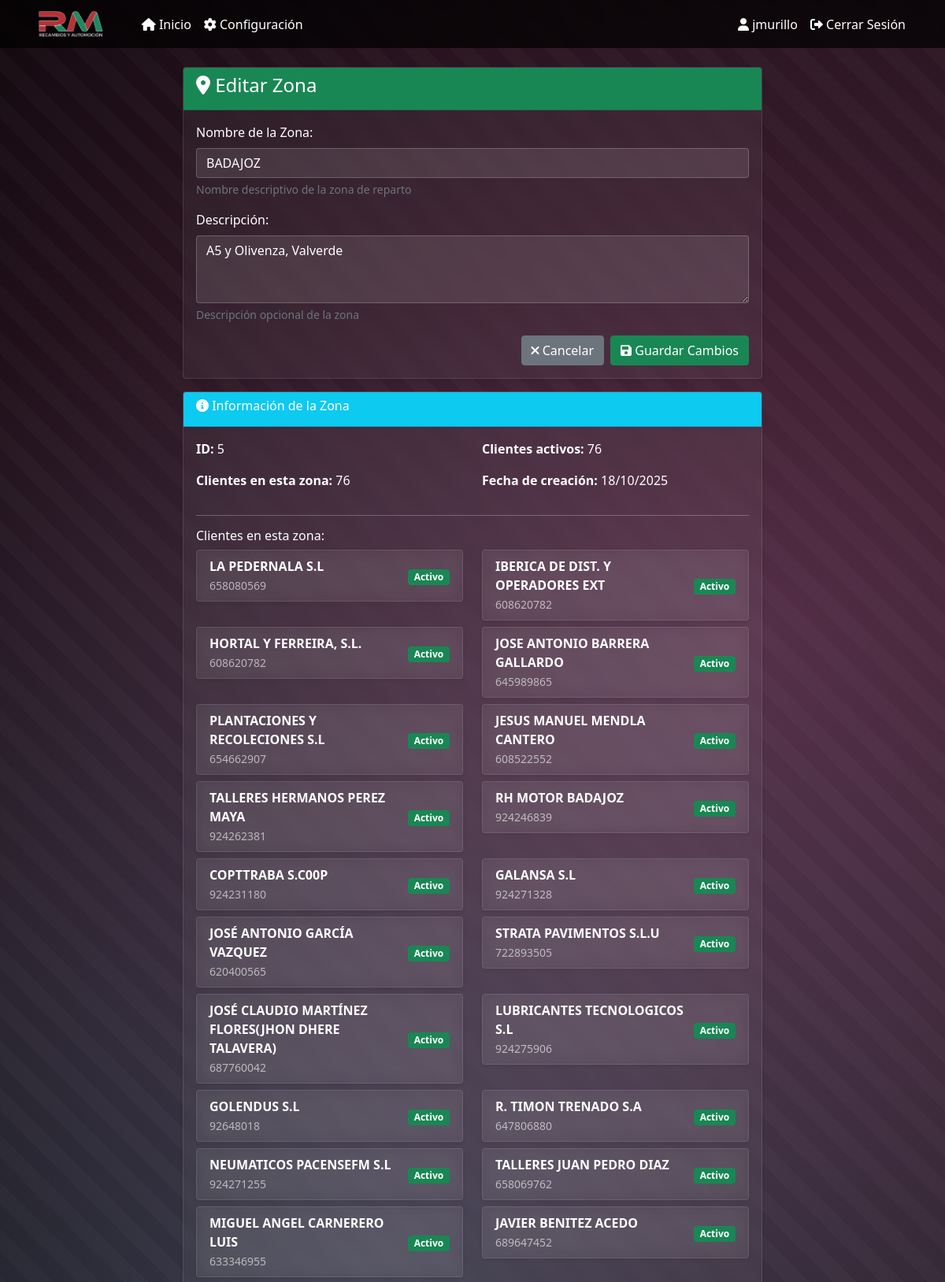
Screenshot of /zonas/editar/5 (signed in, upper part) with the database file from the repository.
### models.py (models this page shows, shortened)
class Usuario(db.Model, UserMixin):
    __tablename__ = 'usuario'
    id = db.Column(db.Integer, primary_key=True)
    username = db.Column(db.String(80), unique=True, nullable=False, index=True)
    password_hash = db.Column(db.String(255), nullable=False)
    activo = db.Column(db.Boolean, default=True)
    color = db.Column(db.String(7), default='#007bff')  # Color en formato hexadecimal
    created_at = db.Column(db.DateTime, default=datetime.utcnow)

class Zona(db.Model):
    id = db.Column(db.Integer, primary_key=True)
    nombre = db.Column(db.String(100), nullable=False)
    descripcion = db.Column(db.Text)
    created_at = db.Column(db.DateTime, default=datetime.utcnow)
    clientes = db.relationship('Cliente', backref='zona', lazy=True)

class Cliente(db.Model):
    id = db.Column(db.Integer, primary_key=True)
    codigo = db.Column(db.String(50))
    nombre = db.Column(db.String(100), nullable=False)
    telefono = db.Column(db.String(20), nullable=False)
    email = db.Column(db.String(120))
    direccion = db.Column(db.Text)
    poblacion = db.Column(db.String(100))
    zona_id = db.Column(db.Integer, db.ForeignKey('zona.id'), nullable=False)
    incluir = db.Column(db.Boolean, default=True)
    activo = db.Column(db.Boolean, default=True)
    created_at = db.Column(db.DateTime, default=datetime.utcnow)
    mensajes_enviados = db.relationship('MensajeEnviado', backref='cliente', lazy=True)

### app.py (the view, shortened to what this page needs)
@app.route('/zonas/editar/<int:zona_id>', methods=['GET', 'POST'])
@login_required
def editar_zona(zona_id):
    zona = Zona.query.get_or_404(zona_id)
    return render_template('editar_zona.html', zona=zona)

### app.py (called while the page is built, shortened)
@login_manager.user_loader
def load_user(user_id):
    return Usuario.query.get(int(user_id))

@app.before_request
def _asegurar_scheduler():
    global _scheduler_iniciado

### templates/editar_zona.html (shortened to what this page needs)
{% extends "base.html" %}
{% block content %}
<div class="row justify-content-center">
    <div class="col-md-8">
        <div class="card">
            <div class="card-header bg-success text-white">
                <h4><i class="fas fa-map-marker-alt"></i> Editar Zona</h4>
            </div>
            <div class="card-body">
                <form method="POST">
                    <div class="mb-3">
                        <label for="nombre" class="form-label">Nombre de la Zona:</label>
                        <input type="text" class="form-control" id="nombre" name="nombre"
                               value="{{ zona.nombre }}" required>
                        <div class="form-text">Nombre descriptivo de la zona de reparto</div>
                    </div>
                    <div class="mb-3">
                        <label for="descripcion" class="form-label">Descripción:</label>
                        <textarea class="form-control" id="descripcion" name="descripcion"
                                  rows="3">{{ zona.descripcion }}</textarea>
                        <div class="form-text">Descripción opcional de la zona</div>
                    </div>
                    <div class="d-grid gap-2 d-md-flex justify-content-md-end">
                        <a href="{{ url_for('zonas') }}" class="btn btn-secondary">
                            <i class="fas fa-times"></i> Cancelar
                        </a>
                        <button type="submit" class="btn btn-success">
                            <i class="fas fa-save"></i> Guardar Cambios
                        </button>
                    </div>
                </form>
            </div>
        </div>
        <div class="card mt-3">
            <div class="card-header bg-info text-white">
                <h6><i class="fas fa-info-circle"></i> Información de la Zona</h6>
            </div>
            <div class="card-body">
                <div class="row">
                    <div class="col-md-6">
                        <p><strong>ID:</strong> {{ zona.id }}</p>
                        <p><strong>Clientes en esta zona:</strong> {{ zona.clientes|length }}</p>
                    </div>
                    <div class="col-md-6">
                        <p><strong>Clientes activos:</strong>
                            {{ zona.clientes|selectattr('activo')|list|length }}
                        </p>
                        <p><strong>Fecha de creación:</strong>
                            {{ zona.created_at.strftime('%d/%m/%Y') if zona.created_at else 'N/A' }}
                        </p>
                    </div>
                </div>
                {% if zona.clientes %}
                <hr>
                <h6>Clientes en esta zona:</h6>
                <div class="row">
                    {% for cliente in zona.clientes %}
                    <div class="col-md-6 mb-2">
                        <div class="card">
                            <div class="card-body py-2">
                                <div class="d-flex justify-content-between align-items-center">
                                    <div>
                                        <strong>{{ cliente.nombre }}</strong><br>
                                        <small class="text-muted">{{ cliente.telefono }}</small>
                                    </div>
                                    <div>
                                        {% if cliente.activo %}
                                            <span class="badge bg-success">Activo</span>
                                        {% else %}
                                            <span class="badge bg-danger">Inactivo</span>
                                        {% endif %}
                                    </div>
                                </div>
                            </div>
                        </div>
                    </div>
                    {% endfor %}
                </div>
                {% endif %}
            </div>
        </div>
    </div>
</div>
{% endblock %}

### templates/base.html (shortened to what this page needs)
<!DOCTYPE html>
<html lang="es">
<head>
    <link href="https://cdn.jsdelivr.net/npm/bootstrap@5.1.3/dist/css/bootstrap.min.css" rel="stylesheet">
    <link href="https://cdnjs.cloudflare.com/ajax/libs/font-awesome/6.0.0/css/all.min.css" rel="stylesheet">
</head>
<body>
    <nav class="navbar navbar-expand-lg navbar-dark bg-dark">
        <div class="container">
            <a class="navbar-brand d-flex align-items-center" href="{{ url_for('panel') }}">
                <img src="{{ url_for('static', filename='logo_rm.png') }}" alt="Recambios RM" style="height: 35px; margin-right: 10px;">
            </a>
            <div class="collapse navbar-collapse" id="navbarNav">
                <ul class="navbar-nav me-auto">
                    <li class="nav-item">
                        <a class="nav-link {% if request.endpoint == 'panel' %}active{% endif %}" href="{{ url_for('panel') }}">
                            <i class="fas fa-home"></i> Inicio
                        </a>
                    </li>
                    {% if current_user.is_authenticated and current_user.username == 'jmurillo' %}
                    <li class="nav-item">
                        <a class="nav-link {% if request.endpoint == 'configuracion' %}active{% endif %}" href="{{ url_for('configuracion') }}">
                            <i class="fas fa-cog"></i> Configuración
                        </a>
                    </li>
                    {% endif %}
                </ul>
                <ul class="navbar-nav">
                    {% if current_user.is_authenticated %}
                    <li class="nav-item">
                        <span class="nav-link text-light">
                            <i class="fas fa-user"></i> {{ current_user.username }}
                        </span>
                    </li>
                    <li class="nav-item">
                        <a class="nav-link" href="{{ url_for('logout') }}">
                            <i class="fas fa-sign-out-alt"></i> Cerrar Sesión
                        </a>
                    </li>
                    {% else %}
                    <li class="nav-item">
                        <a class="nav-link" href="{{ url_for('login') }}">
                            <i class="fas fa-sign-in-alt"></i> Iniciar Sesión
                        </a>
                    </li>
                    {% endif %}
                </ul>
            </div>
        </div>
    </nav>
    <div class="container mt-4">
        {% block content %}{% endblock %}
    </div>
</body>
</html>

### templates/base.html (style rules this page uses)
body { background: #000000; color: white; position: relative; overflow-x: hidden; min-height: 100vh; }
body::before { content: ''; position: fixed; top: 0; left: 0; width: 100%; height: 100%; background: radial-gradient(circle at 20% 80%, rgba(120, 119, 198, 0.3) 0%, transparent 50%), radial-gradient(circle at 80% 20%, rgba(255, 119, 198, 0.3) 0%, transparent 50%), radial-gradient(circle at 40% 40%, rgba(120, 219, 255, 0.2) 0%, transparent 50%), linear-gradient(135deg, rgba(0, 0, 0, 0.9) 0%, rgba(20, 20, 20, 0.8) 100%); z-index: -1; }
body::after { content: ''; position: fixed; top: 0; left: 0; width: 100%; height: 100%; background-image: linear-gradient(45deg, transparent 25%, rgba(255, 255, 255, 0.02) 25%, rgba(255, 255, 255, 0.02) 50%, transparent 50%, transparent 75%, rgba(255, 255, 255, 0.02) 75%); background-size: 60px 60px; z-index: -1; }
.navbar-brand { font-weight: bold; }
.navbar-brand img { transition: transform 0.3s ease; }
.card { box-shadow: 0 0.125rem 0.25rem rgba(0, 0, 0, 0.075); border: 1px solid rgba(255, 255, 255, 0.1); background: rgba(255, 255, 255, 0.05); backdrop-filter: blur(10px); color: white; }
.navbar-dark .navbar-nav .nav-link { color: #ffffff !important; font-weight: 500; transition: all 0.3s ease; }
.navbar-dark .navbar-brand { color: #ffffff !important; }
.container { position: relative; z-index: 1; }
.navbar { position: relative; z-index: 1000; background: rgba(0, 0, 0, 0.7) !important; backdrop-filter: blur(10px); }
.form-control { background: rgba(255, 255, 255, 0.1) !important; border: 1px solid rgba(255, 255, 255, 0.2) !important; color: white !important; }
.form-control::placeholder { color: rgba(255, 255, 255, 0.5); }
.text-muted { color: rgba(255, 255, 255, 0.6) !important; }

### rows the page displays
Usuario: username "jmurillo"
Zona: nombre "BADAJOZ", descripcion "A5 y Olivenza, Valverde", id "5", created_at "18/10/2025"
Cliente: nombre "LA PEDERNALA S.L", telefono "658080569", activo "Activo"
Cliente: nombre "IBERICA DE DIST. Y OPERADORES EXT", telefono "608620782", activo "Activo"
Cliente: nombre "HORTAL Y FERREIRA, S.L.", telefono "608620782", activo "Activo"
Cliente: nombre "JOSE ANTONIO BARRERA GALLARDO", telefono "645989865", activo "Activo"
Cliente: nombre "PLANTACIONES Y RECOLECIONES S.L", telefono "654662907", activo "Activo"
Cliente: nombre "JESUS MANUEL MENDLA CANTERO", telefono "608522552", activo "Activo"
Cliente: nombre "TALLERES HERMANOS PEREZ MAYA", telefono "924262381", activo "Activo"
Cliente: nombre "RH MOTOR BADAJOZ", telefono "924246839", activo "Activo"
Cliente: nombre "COPTTRABA S.C00P", telefono "924231180", activo "Activo"
Cliente: nombre "GALANSA S.L", telefono "924271328", activo "Activo"
Cliente: nombre "JOSÉ ANTONIO GARCÍA VAZQUEZ", telefono "620400565", activo "Activo"
Cliente: nombre "STRATA PAVIMENTOS S.L.U", telefono "722893505", activo "Activo"
Cliente: nombre "JOSÉ CLAUDIO MARTÍNEZ FLORES(JHON DHERE TALAVERA)", telefono "687760042", activo "Activo"
Cliente: nombre "LUBRICANTES TECNOLOGICOS S.L", telefono "924275906", activo "Activo"
Cliente: nombre "GOLENDUS S.L", telefono "92648018", activo "Activo"
Cliente: nombre "R. TIMON TRENADO S.A", telefono "647806880", activo "Activo"
Cliente: nombre "NEUMATICOS PACENSEFM S.L", telefono "924271255", activo "Activo"
Cliente: nombre "TALLERES JUAN PEDRO DIAZ", telefono "658069762", activo "Activo"
Cliente: nombre "MIGUEL ANGEL CARNERERO LUIS", telefono "633346955", activo "Activo"
Cliente: nombre "JAVIER BENITEZ ACEDO", telefono "689647452", activo "Activo"

### other values shown
{{ zona.clientes|length }} "76"
{{ zona.clientes|selectattr('activo')|list|length }} "76"
